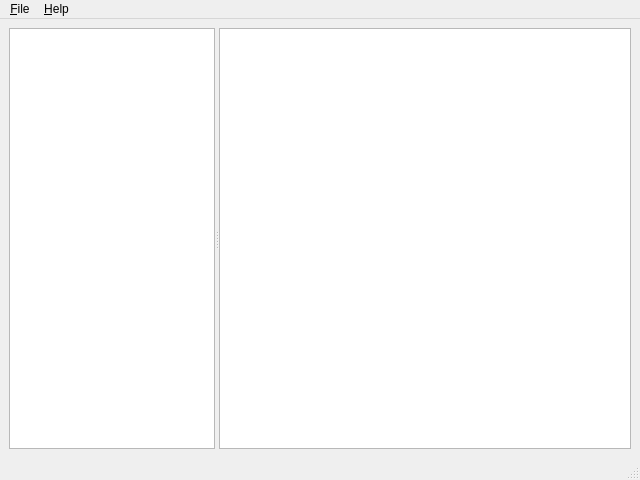
<?xml version="1.0" encoding="UTF-8"?>
<ui version="4.0">
 <class>MainWindow</class>
 <widget class="QMainWindow" name="MainWindow">
  <property name="geometry">
   <rect>
    <x>0</x>
    <y>0</y>
    <width>640</width>
    <height>480</height>
   </rect>
  </property>
  <property name="windowTitle">
   <string>Prayer Clock</string>
  </property>
  <widget class="QWidget" name="centralwidget">
   <layout class="QGridLayout" name="gridLayout">
    <item row="0" column="0">
     <widget class="QSplitter" name="splitter">
      <property name="sizePolicy">
       <sizepolicy hsizetype="Expanding" vsizetype="Expanding">
        <horstretch>0</horstretch>
        <verstretch>0</verstretch>
       </sizepolicy>
      </property>
      <property name="orientation">
       <enum>Qt::Orientation::Horizontal</enum>
      </property>
      <widget class="QListView" name="prayersListView">
       <property name="sizePolicy">
        <sizepolicy hsizetype="Expanding" vsizetype="Expanding">
         <horstretch>4</horstretch>
         <verstretch>0</verstretch>
        </sizepolicy>
       </property>
       <property name="font">
        <font>
         <pointsize>11</pointsize>
        </font>
       </property>
       <property name="editTriggers">
        <set>QAbstractItemView::EditTrigger::NoEditTriggers</set>
       </property>
      </widget>
      <widget class="QTextEdit" name="prayerView">
       <property name="sizePolicy">
        <sizepolicy hsizetype="Expanding" vsizetype="Expanding">
         <horstretch>8</horstretch>
         <verstretch>0</verstretch>
        </sizepolicy>
       </property>
       <property name="font">
        <font>
         <pointsize>11</pointsize>
        </font>
       </property>
       <property name="readOnly">
        <bool>true</bool>
       </property>
      </widget>
     </widget>
    </item>
   </layout>
  </widget>
  <widget class="QMenuBar" name="menubar">
   <property name="geometry">
    <rect>
     <x>0</x>
     <y>0</y>
     <width>640</width>
     <height>19</height>
    </rect>
   </property>
   <widget class="QMenu" name="menuFile">
    <property name="title">
     <string>&amp;File</string>
    </property>
    <addaction name="menuQuit"/>
   </widget>
   <widget class="QMenu" name="menuHelp">
    <property name="title">
     <string>&amp;Help</string>
    </property>
    <addaction name="menuAbout"/>
   </widget>
   <addaction name="menuFile"/>
   <addaction name="menuHelp"/>
  </widget>
  <widget class="QStatusBar" name="statusbar"/>
  <action name="menuQuit">
   <property name="text">
    <string>&amp;Quit</string>
   </property>
   <property name="shortcut">
    <string>Ctrl+Q</string>
   </property>
  </action>
  <action name="menuAbout">
   <property name="text">
    <string>&amp;About</string>
   </property>
  </action>
 </widget>
 <resources/>
 <connections/>
</ui>
